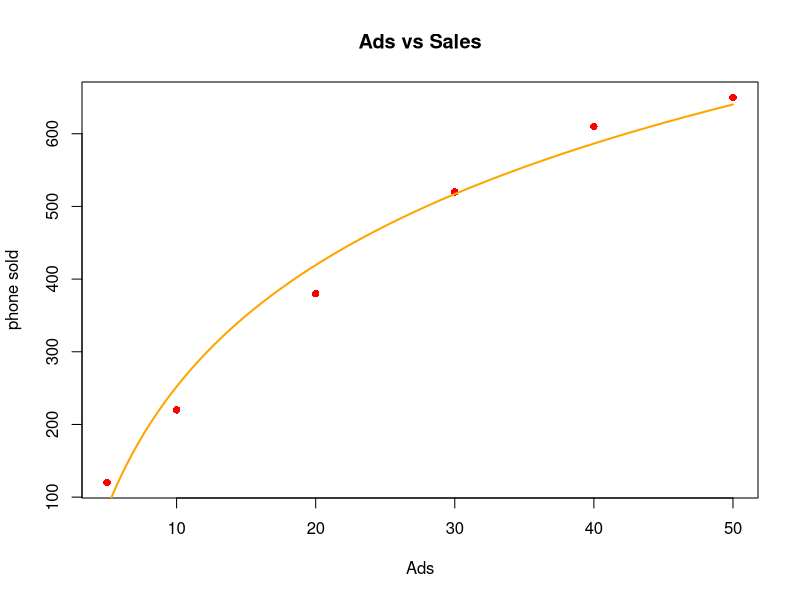

This chart was generated by the following R code:
ads <- c(5,10,20,30,40,50)
sales <- c(120,220,380,520,610,650)

model <- lm(sales ~ log(ads))

summary(model)

plot(ads,sales,
     pch=16,
     col="red",
     main="Ads vs Sales",
     xlab="Ads",
     ylab="phone sold"
)
curve(predict(model,data.frame(ads=x)),
      add=TRUE,
      col="orange",
      lwd=2
)
